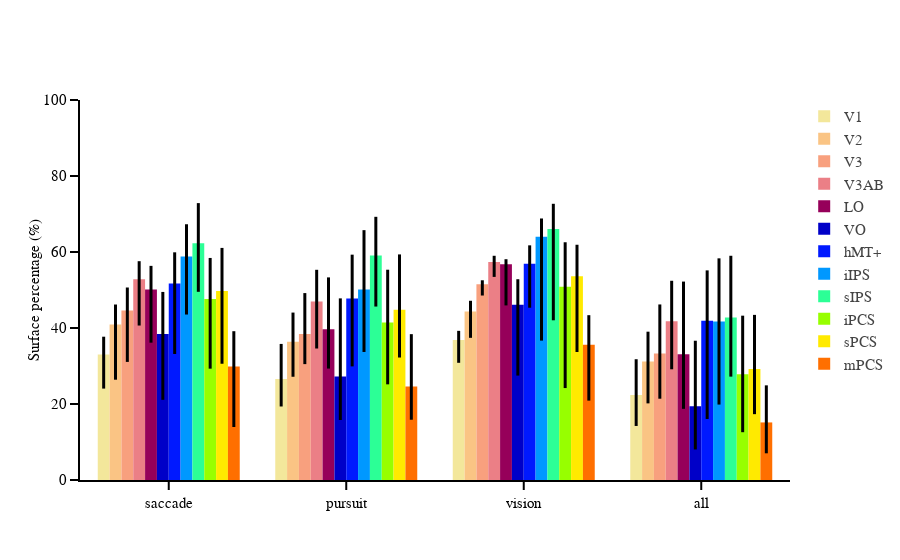

Notebook code for this chart:
### Code cell
sub_rois =  ['V1', 'V2', 'V3', 'V3AB', 'LO', 'VO', 'hMT+', 'iIPS', 'sIPS', 'iPCS', 'sPCS', 'mPCS']
fig = go.Figure()
for i, roi in enumerate(sub_rois):
    df_roi = group_rois_area_categorie_df.loc[group_rois_area_categorie_df['roi']==roi]
    fig.add_trace(go.Bar(
        x=df_roi['categorie'],
        y=df_roi['median'],
        name=roi,  
        marker=dict(color=roi_colors_dict[roi]), 
        error_y=dict(
            type='data',
            array=df_roi['ci_high'] - df_roi['median'], 
            arrayminus=df_roi['median'] - df_roi['ci_low'],  
            visible=True,
            thickness=3,
            width=0,
            color='black'
        ),
        showlegend=True
    ))
    
fig.update_xaxes(showline=True)
fig.update_yaxes(title='Surface percentage (%)', range=[0,100], showline=True)
fig.update_layout(template=fig_template, 
                  barmode='group')

fig.show()
fig.write_image("/Users/uriel/Downloads/Surface_percentage_5.pdf".format(subject))

### Figure 1 — Plotly figure (JSON) as saved in the notebook; plotly's stock layout.template omitted (floating-point values rounded to 4 significant figures)
{"data": [{"error_y": {"array": [4.71, 9.26, 2.402, 9.432], "arrayminus": [8.945, 7.205, 6.01, 8.133], "color": "black", "thickness": 3, "type": "data", "visible": true, "width": 0}, "marker": {"color": "rgb(243, 231, 155)"}, "name": "V1", "showlegend": true, "type": "bar", "x": ["saccade", "pursuit", "vision", "all"], "y": [33, 26.55, 36.85, 22.35]}, {"error_y": {"array": [5.232, 7.66, 2.812, 7.832], "arrayminus": [14.56, 9.233, 6.938, 11.04], "color": "black", "thickness": 3, "type": "data", "visible": true, "width": 0}, "marker": {"color": "rgb(250, 196, 132)"}, "name": "V2", "showlegend": true, "type": "bar", "x": ["saccade", "pursuit", "vision", "all"], "y": [40.95, 36.4, 44.35, 31.2]}, {"error_y": {"array": [6.058, 10.74, 1.057, 12.9], "arrayminus": [13.52, 7.955, 2.953, 11.91], "color": "black", "thickness": 3, "type": "data", "visible": true, "width": 0}, "marker": {"color": "rgb(248, 160, 126)"}, "name": "V3", "showlegend": true, "type": "bar", "x": ["saccade", "pursuit", "vision", "all"], "y": [44.6, 38.45, 51.5, 33.3]}, {"error_y": {"array": [4.732, 8.365, 1.605, 10.63], "arrayminus": [12.2, 12.35, 3.953, 12.66], "color": "black", "thickness": 3, "type": "data", "visible": true, "width": 0}, "marker": {"color": "rgb(235, 127, 134)"}, "name": "V3AB", "showlegend": true, "type": "bar", "x": ["saccade", "pursuit", "vision", "all"], "y": [52.85, 46.95, 57.4, 41.8]}, {"error_y": {"array": [6.2, 13.61, 1.35, 19.12], "arrayminus": [14.01, 10.38, 10.81, 14.37], "color": "black", "thickness": 3, "type": "data", "visible": true, "width": 0}, "marker": {"color": "rgb(150, 0, 90)"}, "name": "LO", "showlegend": true, "type": "bar", "x": ["saccade", "pursuit", "vision", "all"], "y": [50.15, 39.7, 56.75, 33.1]}, {"error_y": {"array": [11.04, 20.55, 6.735, 17.25], "arrayminus": [17.35, 11.46, 18.62, 11.36], "color": "black", "thickness": 3, "type": "data", "visible": true, "width": 0}, "marker": {"color": "rgb(0, 0, 200)"}, "name": "VO", "showlegend": true, "type": "bar", "x": ["saccade", "pursuit", "vision", "all"], "y": [38.45, 27.25, 46.1, 19.4]}, {"error_y": {"array": [8.215, 11.55, 4.852, 13.26], "arrayminus": [18.54, 17.85, 11.56, 25.84], "color": "black", "thickness": 3, "type": "data", "visible": true, "width": 0}, "marker": {"color": "rgb(0, 25, 255)"}, "name": "hMT+", "showlegend": true, "type": "bar", "x": ["saccade", "pursuit", "vision", "all"], "y": [51.7, 47.75, 56.9, 41.9]}, {"error_y": {"array": [8.502, 15.6, 4.82, 16.63], "arrayminus": [15.25, 16.46, 27.31, 21.85], "color": "black", "thickness": 3, "type": "data", "visible": true, "width": 0}, "marker": {"color": "rgb(0, 152, 255)"}, "name": "iIPS", "showlegend": true, "type": "bar", "x": ["saccade", "pursuit", "vision", "all"], "y": [58.8, 50.15, 64, 41.7]}, {"error_y": {"array": [10.56, 10.16, 6.637, 16.26], "arrayminus": [12.78, 13.45, 24.02, 15.55], "color": "black", "thickness": 3, "type": "data", "visible": true, "width": 0}, "marker": {"color": "rgb(44, 255, 150)"}, "name": "sIPS", "showlegend": true, "type": "bar", "x": ["saccade", "pursuit", "vision", "all"], "y": [62.3, 59.1, 66.05, 42.75]}, {"error_y": {"array": [10.78, 13.89, 11.71, 15.45], "arrayminus": [18.35, 16.28, 26.66, 15.22], "color": "black", "thickness": 3, "type": "data", "visible": true, "width": 0}, "marker": {"color": "rgb(151, 255, 0)"}, "name": "iPCS", "showlegend": true, "type": "bar", "x": ["saccade", "pursuit", "vision", "all"], "y": [47.65, 41.45, 50.85, 27.8]}, {"error_y": {"array": [11.33, 14.56, 8.257, 14.25], "arrayminus": [19.16, 12.57, 19.96, 11.87], "color": "black", "thickness": 3, "type": "data", "visible": true, "width": 0}, "marker": {"color": "rgb(255, 234, 0)"}, "name": "sPCS", "showlegend": true, "type": "bar", "x": ["saccade", "pursuit", "vision", "all"], "y": [49.75, 44.8, 53.65, 29.2]}, {"error_y": {"array": [9.258, 13.78, 7.773, 9.757], "arrayminus": [15.95, 8.74, 14.71, 8.127], "color": "black", "thickness": 3, "type": "data", "visible": true, "width": 0}, "marker": {"color": "rgb(255, 111, 0)"}, "name": "mPCS", "showlegend": true, "type": "bar", "x": ["saccade", "pursuit", "vision", "all"], "y": [29.9, 24.6, 35.6, 15.15]}], "layout": {"autosize": true, "barmode": "group", "xaxis": {"autorange": true, "range": [-0.5, 3.5], "showline": true, "type": "category"}, "yaxis": {"range": [0, 100], "showline": true, "title": {"text": "Surface percentage (%)"}, "type": "linear"}}}
